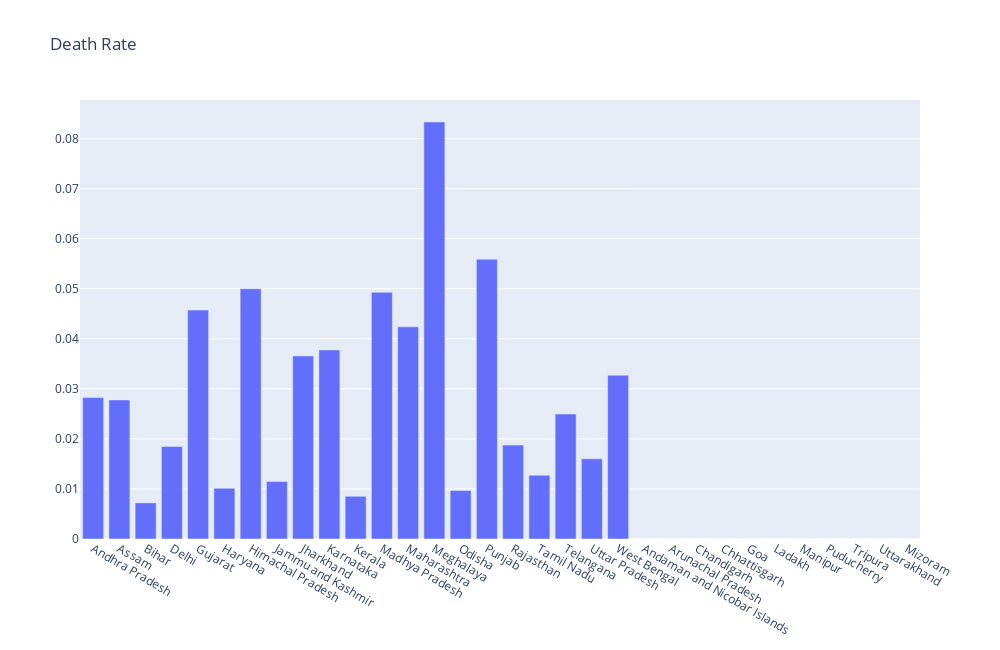

The cell this chart's notebook holds for it:
### Code cell
fig1=go.Figure(go.Bar(x=covid['State'],y=covid['Death Rate']))
fig1.update_layout(
    autosize=False,
    width=1000,
    height=650,)
fig1.update_layout(title_text='Death Rate')

### Figure 1 — Plotly figure (JSON) as saved in the notebook; plotly's stock layout.template omitted (floating-point values rounded to 4 significant figures)
{"data": [{"type": "bar", "x": ["Andhra Pradesh", "Assam", "Bihar", "Delhi", "Gujarat", "Haryana", "Himachal Pradesh", "Jammu and Kashmir", "Jharkhand", "Karnataka", "Kerala", "Madhya Pradesh", "Maharashtra", "Meghalaya", "Odisha", "Punjab", "Rajasthan", "Tamil Nadu", "Telangana", "Uttar Pradesh", "West Bengal", "Andaman and Nicobar Islands", "Arunachal Pradesh", "Chandigarh", "Chhattisgarh", "Goa", "Ladakh", "Manipur", "Puducherry", "Tripura", "Uttarakhand", "Mizoram"], "y": [0.02826, 0.02778, 0.00722, 0.01851, 0.04574, 0.01014, 0.05, 0.01147, 0.03659, 0.03777, 0.008529, 0.04928, 0.04239, 0.08333, 0.009709, 0.0559, 0.01876, 0.01273, 0.02498, 0.01602, 0.03273, 0, 0, 0, 0, 0, 0, 0, 0, 0, 0, 0]}], "layout": {"autosize": false, "height": 650, "title": {"text": "Death Rate"}, "width": 1000}}
